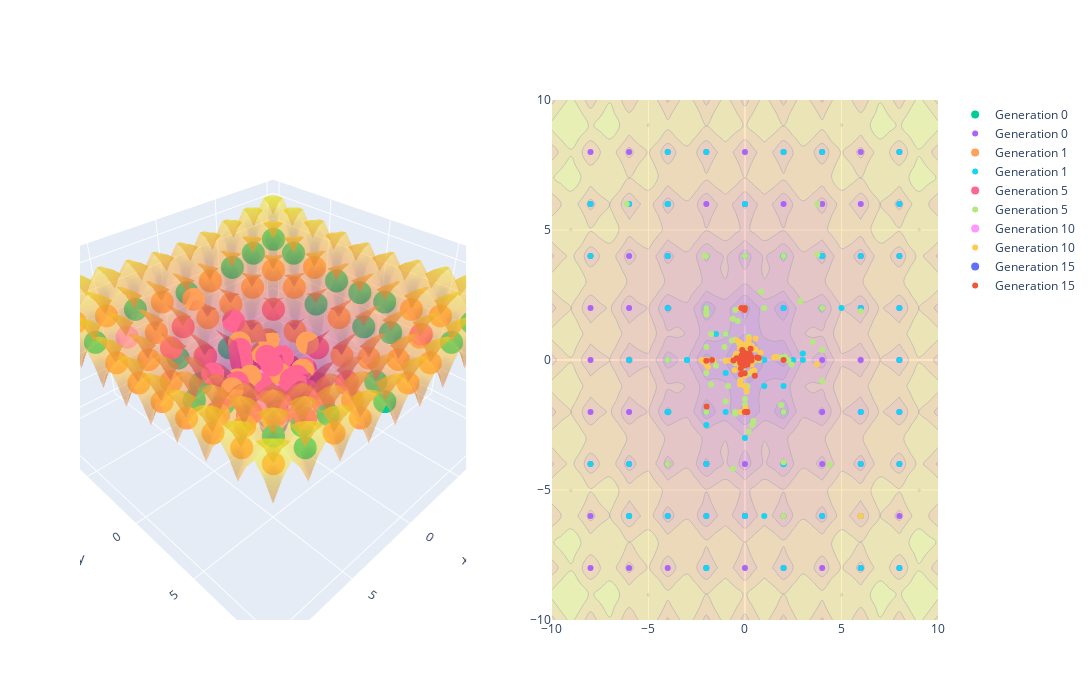

The notebook cell this image was saved under:
### Code cell
xs, ys, x, y = make_mesh(LIMITS)

vect_ackley = np.vectorize(ackley_function)

z = vect_ackley(xs, ys)

fig = make_subplots(rows=1, cols=2, specs=[[{'is_3d': True}, {'is_3d': False}]],)
fig.add_trace(
    go.Surface(
        x=x,y=y,z=z, opacity=0.5,showscale=False
        ),
    1,1
)
fig.add_trace(
    go.Contour(
        z=z, opacity=0.3, showscale=False, x0=-10, dx=0.5, y0=-10, dy=0.5
        ),
    1,2
)

for i, gen in enumerate(ackleyOptimization.generation_history):
    if i < 20 and (i < 2 or i % 5 == 0):
        ptsx = np.array([x for x, _ in gen])
        ptsy = np.array([y for _, y in gen])
        ptsz = vect_ackley(ptsx, ptsy)
        fig.add_trace(
            go.Scatter3d(
                x=ptsx,
                y=ptsy, 
                z=ptsz, 
                mode='markers',
                marker=dict(size=8),
                name=f'Generation {i}'
            ), 1, 1
        )
        fig.add_trace(
            go.Scatter(
                x=ptsx,
                y=ptsy, 
                #z=ptsz, 
                mode='markers',
                marker=dict(size=6),
                name=f'Generation {i}'
            ), 1, 2
        )

        

fig.update_layout(width=1400, height=700, showlegend=True)
fig.show()
